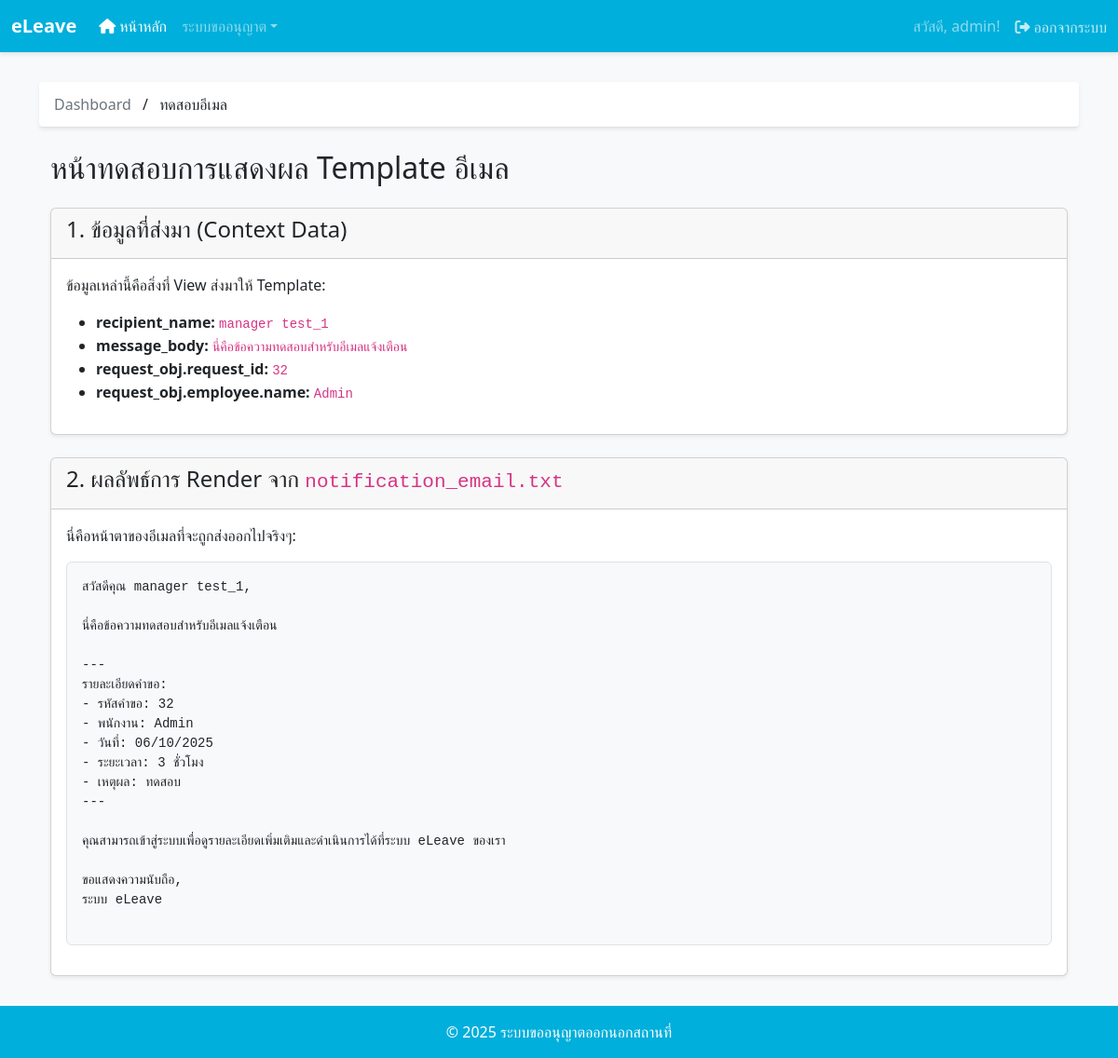
The app's page /test-email/32/ (signed in) with its own data.
### app/models.py (models this page shows, shortened)
class Employee(models.Model):
    user = models.OneToOneField(User, on_delete=models.CASCADE)
    employee_id = models.AutoField(primary_key=True)
    name = models.CharField(max_length=255)
    phone = models.CharField(max_length=32, null=True, blank=True)
    email = models.CharField(max_length=255, null=True, blank=True)
    line_user_id = models.CharField(max_length=255, null=True, blank=True)
    department = models.ForeignKey(Department, on_delete=models.CASCADE, db_column='department_id')
    position = models.ForeignKey(Position, on_delete=models.CASCADE, db_column='position_id')
    role = models.ForeignKey(Role, on_delete=models.CASCADE, db_column='role_id')

class LeaveRequest(models.Model):
    STATUS_CHOICES = [
        ('Pending', 'Pending'),
        ('Approved', 'Approved'),
        ('Rejected', 'Rejected'),
        ('Info Requested', 'Info Requested'),
    ]
    DURATION_CHOICES = [('3 ชั่วโมง', '3 ชั่วโมง'), ('ครึ่งวัน', 'ครึ่งวัน'), ('เต็มวัน', 'เต็มวัน')]
    request_id = models.AutoField(primary_key=True)
    employee = models.ForeignKey(Employee, on_delete=models.CASCADE)
    reason = models.TextField(null=True, blank=True)
    status = models.CharField(max_length=20, choices=STATUS_CHOICES, default='Pending')
    leave_date = models.DateField(default=timezone.now)
    leave_duration = models.CharField(max_length=10, choices=DURATION_CHOICES, default='3 ชั่วโมง')
    request_datetime = models.DateTimeField(default=timezone.now)
    current_approver_role = models.CharField(max_length=20, default='manager')
    info_request_comment = models.TextField(null=True, blank=True)
    attachment = models.FileField(upload_to='attachments/', null=True, blank=True)

### app/views.py (the view)
# urls.py: path('test-email/<int:request_id>/', views.test_email_view, name='test-email'),
@login_required
@user_passes_test(is_superuser) # จำกัดให้ Superuser เท่านั้นที่เข้าได้
def test_email_view(request, request_id):
    leave_request = get_object_or_404(LeaveRequest, pk=request_id)
    recipient = Employee.objects.filter(department=leave_request.employee.department, role__role_name__iexact='Manager').first()
    context = {
        'recipient_name': recipient.name if recipient else 'ไม่มีผู้รับ',
        'message_body': 'นี่คือข้อความทดสอบสำหรับอีเมลแจ้งเตือน',
        'request_obj': leave_request
    }
    return render(request, 'app/test_email.html', context)

### app/context_processors.py (called while the page is built)
def load_site_config(request):
    try:
        with open(CONFIG_FILE_PATH, 'r', encoding='utf-8') as f:
            config = json.load(f)
    except (FileNotFoundError, json.JSONDecodeError):
        config = {
            'brand_name': 'eLeave (Default)',
            'footer_text': '&copy; 2025 (Default)',
            'color_primary': '#3498db',
            'color_success': '#198754',
            'color_warning': '#f39c12',
            'color_danger': '#e74c3c'
        }
    return {'site_config': config}

### app/views.py (called while the page is built)
def is_superuser(user):
    return user.is_superuser

### app/templates/app/test_email.html (shortened to what this page needs)
{% extends 'base.html' %}
{% block breadcrumb %}
  <a href="{% url 'app:dashboard' %}" class="text-decoration-none text-secondary">Dashboard</a>
  <span class="mx-2">/</span>
  <span class="text-dark">ทดสอบอีเมล</span>
{% endblock %}
{% block content %}
<div class="container">
    <h2 class="mb-4">หน้าทดสอบการแสดงผล Template อีเมล</h2>
    <div class="card shadow-sm mb-4">
        <div class="card-header">
            <h4>1. ข้อมูลที่ส่งมา (Context Data)</h4>
        </div>
        <div class="card-body">
            <p>ข้อมูลเหล่านี้คือสิ่งที่ View ส่งมาให้ Template:</p>
            <ul>
                <li><strong>recipient_name:</strong> <code>{{ recipient_name }}</code></li>
                <li><strong>message_body:</strong> <code>{{ message_body }}</code></li>
                <li><strong>request_obj.request_id:</strong> <code>{{ request_obj.request_id }}</code></li>
                <li><strong>request_obj.employee.name:</strong> <code>{{ request_obj.employee.name }}</code></li>
            </ul>
        </div>
    </div>
    <div class="card shadow-sm">
        <div class="card-header">
            <h4>2. ผลลัพธ์การ Render จาก <code>notification_email.txt</code></h4>
        </div>
        <div class="card-body">
            <p>นี่คือหน้าตาของอีเมลที่จะถูกส่งออกไปจริงๆ:</p>
            <pre class="bg-light p-3 border rounded"><code>{% include 'app/email/notification_email.txt' %}</code></pre>
        </div>
    </div>
</div>
{% endblock %}

### app/templates/base.html (shortened to what this page needs)
{% load static %}
<!DOCTYPE html>
<html lang="th">
<head>
    <link href="https://cdn.jsdelivr.net/npm/bootstrap@5.3.3/dist/css/bootstrap.min.css" rel="stylesheet" />
    <link rel="stylesheet" href="https://cdnjs.cloudflare.com/ajax/libs/font-awesome/6.4.0/css/all.min.css" />
</head>
<body>
    <nav class="navbar navbar-expand-lg navbar-dark navbar-custom sticky-top">
        <div class="container-fluid">
            <a class="navbar-brand fw-bold" href="{% url 'app:dashboard' %}">{{ site_config.brand_name|default:'eLeave' }}</a>
            <div class="collapse navbar-collapse" id="navbarNav">
                <ul class="navbar-nav me-auto mb-2 mb-lg-0">
                    <li class="nav-item">
                        <a class="nav-link active" href="{% url 'app:dashboard' %}"><i class="fas fa-home me-1"></i>หน้าหลัก</a>
                    </li>
                    {% if user.is_authenticated and not is_security %}
                    <li class="nav-item dropdown">
                        <a class="nav-link dropdown-toggle" href="#" role="button" data-bs-toggle="dropdown">ระบบขออนุญาต</a>
                    </li>
                    {% endif %}
                </ul>
                <div class="d-flex align-items-center">
                    {% if user.is_authenticated %}
                      <span class="navbar-text me-3">สวัสดี, {{ user.first_name|default:user.username }}!</span>
                      <form class="logout-form d-inline" action="{% url 'app:logout' %}" method="post">
                        <button type="submit" class="btn"><i class="fas fa-sign-out-alt me-1"></i>ออกจากระบบ</button>
                      </form>
                    {% endif %}
                </div>
            </div>
        </div>
    </nav>
    <main class="main-content container">
        <div class="breadcrumb-bar shadow-sm">
            {% block breadcrumb %}<a href="{% url 'app:dashboard' %}" class="text-decoration-none text-secondary"><i class="fas fa-home me-2"></i>หน้าหลัก</a>{% endblock %}
        </div>
        {% block content %}
        {% endblock %}
        </main>
    <footer class="footer">
        <span>{{ site_config.footer_text|safe|default:"&copy; 2025 ระบบขออนุญาตออกนอกสถานที่" }}</span>
    </footer>
</body>
</html>

### app/templates/app/email/notification_email.txt
สวัสดีคุณ {{ recipient_name }},
{{ message_body }}
---
รายละเอียดคำขอ:
- รหัสคำขอ: {{ request_obj.request_id }}
- พนักงาน: {{ request_obj.employee.name }}
- วันที่: {% if request_obj.leave_date %}{{ request_obj.leave_date|date:"d/m/Y" }}{% else %}-{% endif %}
- ระยะเวลา: {{ request_obj.get_leave_duration_display }}
- เหตุผล: {{ request_obj.reason|default:"-" }}
---
คุณสามารถเข้าสู่ระบบเพื่อดูรายละเอียดเพิ่มเติมและดำเนินการได้ที่ระบบ eLeave ของเรา
ขอแสดงความนับถือ,
ระบบ eLeave

### records on screen
Employee: name "manager test_1"
LeaveRequest: request_id "32", employee.name "Admin", leave_date "06/10/2025", leave_duration "3 ชั่วโมง", reason "ทดสอบ"

### other values on screen
{{ site_config.brand_name|default:'eLeave' }} "eLeave"
{{ user.first_name|default:user.username }} "admin"
{{ message_body }} "นี่คือข้อความทดสอบสำหรับอีเมลแจ้งเตือน"
